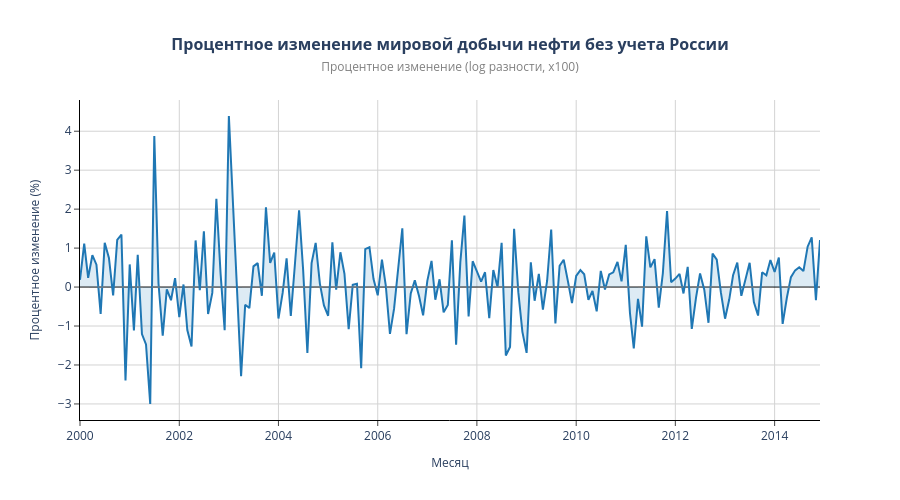

Write notebook code for a chart like this one.
### Code cell
fig = go.Figure()
fig.add_trace(go.Scatter(
    x=delta_non_rus['date'],
    y=delta_non_rus['delta_non_rus'],
    mode='lines',
    name='Процентное изменение мировой добычи нефти без учета России',
    line=dict(color='#1f77b4', width=2),
    fill='tozeroy',
    fillcolor='rgba(31, 119, 180, 0.15)'
))
fig.update_layout(
    title=dict(
        text='<b>Процентное изменение мировой добычи нефти без учета России</b><br>' +
             '<span style="font-size:12px; color:gray;">Процентное изменение (log разности, х100)</span>',
        x=0.5,
        xanchor='center',
        font=dict(size=16)
    ),
    xaxis=dict(
        title=dict(text='Месяц', font=dict(size=12)),
        tickformat='%Y',
        gridcolor='lightgray',
        showgrid=True,
        zeroline=False,
        showline=True,
        linewidth=1,
        linecolor='black',
        ticks='outside'
    ),
    yaxis=dict(
        title=dict(text='Процентное изменение (%)', font=dict(size=12)),
        gridcolor='lightgray',
        showgrid=True,
        zeroline=True,
        zerolinecolor='black',
        zerolinewidth=1,
        showline=True,
        linewidth=1,
        linecolor='black',
        ticks='outside'
    ),
    plot_bgcolor='white',
    paper_bgcolor='white',
    height=500,
    width=900,
    hovermode='x unified'
)

fig.add_hline(y=0, line_dash="dash", line_color="gray", line_width=1)

pio.write_image(fig, '../russian_paper_results/graphs/delta_non_rus.png', scale=2)
fig.show()

### Figure 1 — Plotly figure (JSON) as saved in the notebook; plotly's stock layout.template omitted (floating-point values rounded to 4 significant figures; data arrays with more than 128 entries replaced by an {"elided": "..."} marker saying what was removed)
{"data": [{"fill": "tozeroy", "fillcolor": "rgba(31, 119, 180, 0.15)", "line": {"color": "#1f77b4", "width": 2}, "mode": "lines", "name": "Процентное изменение мировой добычи нефти без учета России", "x": {"elided": "180 str values"}, "y": {"elided": "180 float values"}, "type": "scatter"}], "layout": {"title": {"font": {"size": 16}, "text": "<b>Процентное изменение мировой добычи нефти без учета России</b><br><span style=\"font-size:12px; color:gray;\">Процентное изменение (log разности, х100)</span>", "x": 0.5, "xanchor": "center"}, "xaxis": {"title": {"font": {"size": 12}, "text": "Месяц"}, "tickformat": "%Y", "gridcolor": "lightgray", "showgrid": true, "zeroline": false, "showline": true, "linewidth": 1, "linecolor": "black", "ticks": "outside"}, "yaxis": {"title": {"font": {"size": 12}, "text": "Процентное изменение (%)"}, "gridcolor": "lightgray", "showgrid": true, "zeroline": true, "zerolinecolor": "black", "zerolinewidth": 1, "showline": true, "linewidth": 1, "linecolor": "black", "ticks": "outside"}, "plot_bgcolor": "white", "paper_bgcolor": "white", "height": 500, "width": 900, "hovermode": "x unified", "shapes": [{"line": {"color": "gray", "dash": "dash", "width": 1}, "type": "line", "x0": 0, "x1": 1, "xref": "x domain", "y0": 0, "y1": 0, "yref": "y"}]}}
